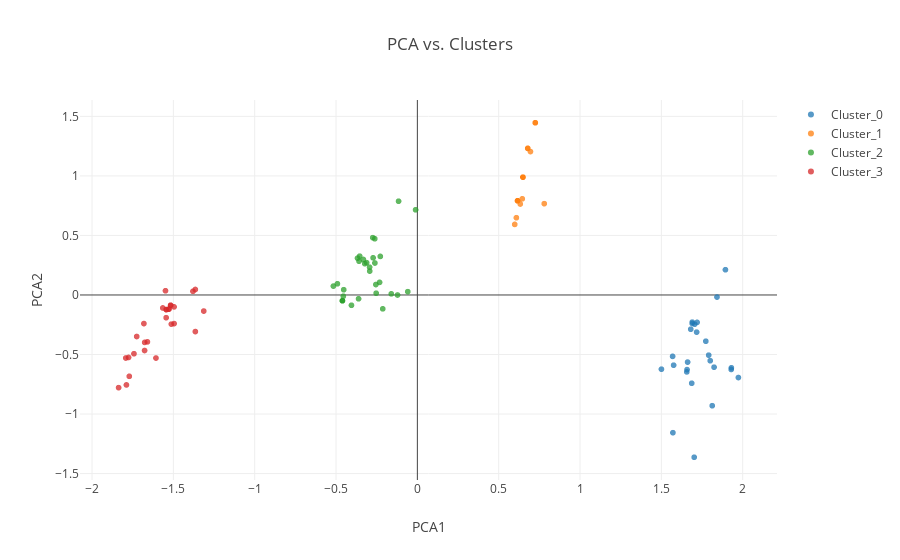

Notebook cell for this chart:
### Code cell
kmeans_cluster=KMeans(n_clusters=4,random_state=1)
plot_pca(pivot_transactions, X_matrix, kmeans_cluster)

### Figure 1 — Plotly figure (JSON) as saved in the notebook; plotly's stock layout.template omitted (floating-point values rounded to 4 significant figures)
{"data": [{"marker": {"opacity": 0.75}, "mode": "markers", "name": "Cluster_0", "text": ["Customer Name: Baker", "Customer Name: Barnes", "Customer Name: Brooks", "Customer Name: Butler", "Customer Name: Davis", "Customer Name: Evans", "Customer Name: Fisher", "Customer Name: Hall", "Customer Name: Harris", "Customer Name: Howard", "Customer Name: Jackson", "Customer Name: Kelly", "Customer Name: Lee", "Customer Name: Miller", "Customer Name: Morales", "Customer Name: Nelson", "Customer Name: Price", "Customer Name: Richardson", "Customer Name: Rogers", "Customer Name: Sanchez", "Customer Name: Turner", "Customer Name: White", "Customer Name: Williams", "Customer Name: Wright", "Customer Name: Young"], "type": "scattergl", "uid": "90d56356-5b09-4367-a829-eab5ccd0bac6", "x": [1.5, 1.824, 1.656, 1.661, 1.69, 1.717, 1.791, 1.705, 1.813, 1.72, 1.842, 1.681, 1.93, 1.974, 1.702, 1.575, 1.687, 1.8, 1.571, 1.894, 1.773, 1.569, 1.658, 1.69, 1.93], "y": [-0.6234, -0.6065, -0.6461, -0.5637, -0.2392, -0.3121, -0.5054, -0.2453, -0.9301, -0.2299, -0.0174, -0.2876, -0.6256, -0.6933, -1.363, -0.5897, -0.7414, -0.5521, -1.157, 0.2122, -0.3885, -0.5156, -0.6268, -0.2279, -0.6118]}, {"marker": {"opacity": 0.75}, "mode": "markers", "name": "Cluster_1", "text": ["Customer Name: Anderson", "Customer Name: Bell", "Customer Name: Campbell", "Customer Name: Cook", "Customer Name: Cox", "Customer Name: Flores", "Customer Name: Gray", "Customer Name: Jenkins", "Customer Name: Johnson", "Customer Name: Moore", "Customer Name: Morris", "Customer Name: Peterson", "Customer Name: Phillips", "Customer Name: Rodriguez", "Customer Name: Russell", "Customer Name: Smith"], "type": "scattergl", "uid": "ee686b7f-ba78-4c25-9f78-6ebe0a1ab371", "x": [0.6489, 0.725, 0.6954, 0.6489, 0.725, 0.6159, 0.6086, 0.6489, 0.6785, 0.6159, 0.6785, 0.7801, 0.6159, 0.6449, 0.5985, 0.6327], "y": [0.9894, 1.447, 1.204, 0.9894, 1.447, 0.7911, 0.6489, 0.9894, 1.232, 0.7911, 1.232, 0.767, 0.7911, 0.8078, 0.5927, 0.7641]}, {"marker": {"opacity": 0.75}, "mode": "markers", "name": "Cluster_2", "text": ["Customer Name: Allen", "Customer Name: Clark", "Customer Name: Collins", "Customer Name: Cooper", "Customer Name: Edwards", "Customer Name: Foster", "Customer Name: Garcia", "Customer Name: Gomez", "Customer Name: Gonzalez", "Customer Name: Hernandez", "Customer Name: Jones", "Customer Name: Lopez", "Customer Name: Martin", "Customer Name: Martinez", "Customer Name: Mitchell", "Customer Name: Nguyen", "Customer Name: Ortiz", "Customer Name: Parker", "Customer Name: Powell", "Customer Name: Ramirez", "Customer Name: Reed", "Customer Name: Reyes", "Customer Name: Roberts", "Customer Name: Ross", "Customer Name: Sanders", "Customer Name: Scott", "Customer Name: Thomas", "Customer Name: Thompson", "Customer Name: Torres", "Customer Name: Ward", "Customer Name: Wood"], "type": "scattergl", "uid": "b5d520ae-bfa9-46f0-8164-e6447e273eea", "x": [-0.3122, -0.1221, -0.4552, -0.261, -0.4051, -0.05892, -0.294, -0.2721, -0.2551, -0.5162, -0.4608, -0.2278, -0.2618, -0.3235, -0.2744, -0.2129, -0.4608, -0.3615, -0.3587, -0.368, -0.3317, -0.3545, -0.2535, -0.4528, -0.01087, -0.2324, -0.1156, -0.4916, -0.4608, -0.2929, -0.1604], "y": [0.2714, -0.0001869, -0.01048, 0.2686, -0.08638, 0.02801, 0.2335, 0.3122, 0.08775, 0.07459, -0.04854, 0.3239, 0.4722, 0.2632, 0.4814, -0.1165, -0.04854, -0.03179, 0.2835, 0.3093, 0.2981, 0.326, 0.01472, 0.04428, 0.7154, 0.1058, 0.7876, 0.09416, -0.04854, 0.2005, 0.009665]}, {"marker": {"opacity": 0.75}, "mode": "markers", "name": "Cluster_3", "text": ["Customer Name: Adams", "Customer Name: Bailey", "Customer Name: Bennett", "Customer Name: Brown", "Customer Name: Carter", "Customer Name: Cruz", "Customer Name: Diaz", "Customer Name: Green", "Customer Name: Gutierrez", "Customer Name: Hill", "Customer Name: Hughes", "Customer Name: James", "Customer Name: King", "Customer Name: Lewis", "Customer Name: Long", "Customer Name: Morgan", "Customer Name: Murphy", "Customer Name: Myers", "Customer Name: Perez", "Customer Name: Perry", "Customer Name: Rivera", "Customer Name: Robinson", "Customer Name: Stewart", "Customer Name: Sullivan", "Customer Name: Taylor", "Customer Name: Walker", "Customer Name: Watson", "Customer Name: Wilson"], "type": "scattergl", "uid": "2462ab4c-f680-4148-bd9c-8e17a927fa24", "x": [-1.681, -1.512, -1.527, -1.677, -1.742, -1.565, -1.771, -1.38, -1.365, -1.677, -1.837, -1.789, -1.725, -1.607, -1.313, -1.527, -1.365, -1.517, -1.517, -1.776, -1.496, -1.544, -1.66, -1.544, -1.793, -1.548, -1.544, -1.496], "y": [-0.2401, -0.2449, -0.1182, -0.3984, -0.4934, -0.1091, -0.6832, 0.03084, -0.3072, -0.4663, -0.7782, -0.7557, -0.3487, -0.5297, -0.135, -0.1182, 0.04616, -0.08654, -0.08654, -0.5249, -0.1002, -0.1227, -0.3939, -0.1906, -0.5294, 0.03561, -0.1227, -0.2403]}], "layout": {"hovermode": "closest", "title": {"text": "PCA vs. Clusters"}, "xaxis": {"title": {"text": "PCA1"}}, "yaxis": {"title": {"text": "PCA2"}}}}
